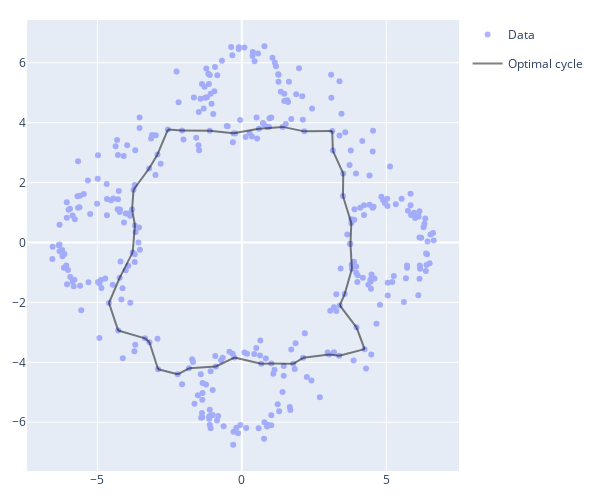

Here is the notebook cell this chart was saved with:
### Markdown cell above
#### Find Representative Cycles
To find representative cycles, we use the factored matrix and the `optimize_cycle` method. This returns a lot of information, including the initial unoptimized cycle and the process used to remove simplifies to optimize the cycle, but I don't show these here since I think they're irrelevant for our project. If interested, check out `vietoris_rips_bounding.ipynb` in Greg's example notebooks.

### Code cell
# cycle to optimize
i = np.argmax(homology['cycle nnz']) # pick the largest cycle the optimize (could pick any what forms an actual cycle, this one's just easy)

# optimization problem
optimal = factored.optimize_cycle(
        birth_simplex                   =   homology["birth simplex"][i], 
        problem_type                    =   "preserve PH basis"
    )
optimal_edges = optimal["chain"]["optimal cycle"]["simplex"].tolist() # bounding box of optimal cycle

# plotting
trace_dta = go.Scatter( # data plot
        x=dta[:, 0],
        y=dta[:, 1],
        mode='markers',
        showlegend=True,
        name='Data',
        opacity=0.5
    )
traces_optimal = [oat.plot.edge__trace2d(edge, dta) for edge in optimal_edges] # optimal cycle plot
for n, trace in enumerate(traces_optimal): # plot optimal cycle
    trace.update(
            showlegend=(n==0),
            legendgroup="opti",
            opacity=0.5,
            name="Optimal cycle",
            line=dict(color="black")
        )
fig = go.Figure(data=[trace_dta]+traces_optimal)
fig.update_layout(
        width=600, 
        height=500,
        margin=dict(l=20, r=20, t=20, b=20)
    )
fig.show()

### Figure 1 — Plotly figure (JSON) as saved in the notebook; plotly's stock layout.template omitted (floating-point values rounded to 4 significant figures; data arrays with more than 128 entries replaced by an {"elided": "..."} marker saying what was removed)
{"data": [{"mode": "markers", "name": "Data", "opacity": 0.5, "showlegend": true, "type": "scatter", "x": {"elided": "357 float values"}, "y": {"elided": "357 float values"}}, {"legendgroup": "opti", "line": {"color": "black"}, "mode": "lines", "name": "Optimal cycle", "opacity": 0.5, "showlegend": true, "type": "scatter", "x": [-4.28, -4.44, -4.6], "y": [-2.94, -2.48, -2.02]}, {"legendgroup": "opti", "line": {"color": "black"}, "mode": "lines", "name": "Optimal cycle", "opacity": 0.5, "showlegend": false, "type": "scatter", "x": [3.13, 2.645, 2.16], "y": [3.72, 3.715, 3.71]}, {"legendgroup": "opti", "line": {"color": "black"}, "mode": "lines", "name": "Optimal cycle", "opacity": 0.5, "showlegend": false, "type": "scatter", "x": [-4.28, -3.815, -3.35], "y": [-2.94, -3.07, -3.2]}, {"legendgroup": "opti", "line": {"color": "black"}, "mode": "lines", "name": "Optimal cycle", "opacity": 0.5, "showlegend": false, "type": "scatter", "x": [-4.23, -4.005, -3.78], "y": [-1.18, -0.755, -0.33]}, {"legendgroup": "opti", "line": {"color": "black"}, "mode": "lines", "name": "Optimal cycle", "opacity": 0.5, "showlegend": false, "type": "scatter", "x": [-2.07, -1.59, -1.11], "y": [3.74, 3.735, 3.73]}, {"legendgroup": "opti", "line": {"color": "black"}, "mode": "lines", "name": "Optimal cycle", "opacity": 0.5, "showlegend": false, "type": "scatter", "x": [-0.26, 0.205, 0.67], "y": [-3.84, -3.945, -4.05]}, {"legendgroup": "opti", "line": {"color": "black"}, "mode": "lines", "name": "Optimal cycle", "opacity": 0.5, "showlegend": false, "type": "scatter", "x": [-3.2, -3.05, -2.9], "y": [-3.33, -3.78, -4.23]}, {"legendgroup": "opti", "line": {"color": "black"}, "mode": "lines", "name": "Optimal cycle", "opacity": 0.5, "showlegend": false, "type": "scatter", "x": [3.5, 3.645, 3.79], "y": [1.55, 1.1, 0.65]}, {"legendgroup": "opti", "line": {"color": "black"}, "mode": "lines", "name": "Optimal cycle", "opacity": 0.5, "showlegend": false, "type": "scatter", "x": [3.97, 3.68, 3.39], "y": [-2.83, -2.465, -2.1]}, {"legendgroup": "opti", "line": {"color": "black"}, "mode": "lines", "name": "Optimal cycle", "opacity": 0.5, "showlegend": false, "type": "scatter", "x": [-1.83, -1.365, -0.9], "y": [-4.2, -4.17, -4.14]}, {"legendgroup": "opti", "line": {"color": "black"}, "mode": "lines", "name": "Optimal cycle", "opacity": 0.5, "showlegend": false, "type": "scatter", "x": [-4.6, -4.415, -4.23], "y": [-2.02, -1.6, -1.18]}, {"legendgroup": "opti", "line": {"color": "black"}, "mode": "lines", "name": "Optimal cycle", "opacity": 0.5, "showlegend": false, "type": "scatter", "x": [3.37, 3.81, 4.25], "y": [-3.78, -3.67, -3.56]}, {"legendgroup": "opti", "line": {"color": "black"}, "mode": "lines", "name": "Optimal cycle", "opacity": 0.5, "showlegend": false, "type": "scatter", "x": [3.02, 2.57, 2.12], "y": [-3.74, -3.795, -3.85]}, {"legendgroup": "opti", "line": {"color": "black"}, "mode": "lines", "name": "Optimal cycle", "opacity": 0.5, "showlegend": false, "type": "scatter", "x": [-2.92, -2.74, -2.56], "y": [2.94, 3.355, 3.77]}, {"legendgroup": "opti", "line": {"color": "black"}, "mode": "lines", "name": "Optimal cycle", "opacity": 0.5, "showlegend": false, "type": "scatter", "x": [-3.7, -3.74, -3.78], "y": [0.57, 0.12, -0.33]}, {"legendgroup": "opti", "line": {"color": "black"}, "mode": "lines", "name": "Optimal cycle", "opacity": 0.5, "showlegend": false, "type": "scatter", "x": [0.59, 0.15, -0.29], "y": [3.8, 3.725, 3.65]}, {"legendgroup": "opti", "line": {"color": "black"}, "mode": "lines", "name": "Optimal cycle", "opacity": 0.5, "showlegend": false, "type": "scatter", "x": [-3.75, -3.48, -3.21], "y": [1.76, 2.115, 2.47]}, {"legendgroup": "opti", "line": {"color": "black"}, "mode": "lines", "name": "Optimal cycle", "opacity": 0.5, "showlegend": false, "type": "scatter", "x": [3.56, 3.685, 3.81], "y": [-1.72, -1.3, -0.88]}, {"legendgroup": "opti", "line": {"color": "black"}, "mode": "lines", "name": "Optimal cycle", "opacity": 0.5, "showlegend": false, "type": "scatter", "x": [3.51, 3.33, 3.15], "y": [2.3, 2.685, 3.07]}, {"legendgroup": "opti", "line": {"color": "black"}, "mode": "lines", "name": "Optimal cycle", "opacity": 0.5, "showlegend": false, "type": "scatter", "x": [3.76, 3.785, 3.81], "y": [-0.05, -0.465, -0.88]}, {"legendgroup": "opti", "line": {"color": "black"}, "mode": "lines", "name": "Optimal cycle", "opacity": 0.5, "showlegend": false, "type": "scatter", "x": [-1.11, -0.7, -0.29], "y": [3.73, 3.69, 3.65]}, {"legendgroup": "opti", "line": {"color": "black"}, "mode": "lines", "name": "Optimal cycle", "opacity": 0.5, "showlegend": false, "type": "scatter", "x": [1.41, 1, 0.59], "y": [3.86, 3.83, 3.8]}, {"legendgroup": "opti", "line": {"color": "black"}, "mode": "lines", "name": "Optimal cycle", "opacity": 0.5, "showlegend": false, "type": "scatter", "x": [4.25, 4.11, 3.97], "y": [-3.56, -3.195, -2.83]}, {"legendgroup": "opti", "line": {"color": "black"}, "mode": "lines", "name": "Optimal cycle", "opacity": 0.5, "showlegend": false, "type": "scatter", "x": [2.16, 1.785, 1.41], "y": [3.71, 3.785, 3.86]}, {"legendgroup": "opti", "line": {"color": "black"}, "mode": "lines", "name": "Optimal cycle", "opacity": 0.5, "showlegend": false, "type": "scatter", "x": [1.78, 1.4, 1.02], "y": [-4.05, -4.045, -4.04]}, {"legendgroup": "opti", "line": {"color": "black"}, "mode": "lines", "name": "Optimal cycle", "opacity": 0.5, "showlegend": false, "type": "scatter", "x": [3.5, 3.505, 3.51], "y": [1.55, 1.925, 2.3]}, {"legendgroup": "opti", "line": {"color": "black"}, "mode": "lines", "name": "Optimal cycle", "opacity": 0.5, "showlegend": false, "type": "scatter", "x": [-0.26, -0.58, -0.9], "y": [-3.84, -3.99, -4.14]}, {"legendgroup": "opti", "line": {"color": "black"}, "mode": "lines", "name": "Optimal cycle", "opacity": 0.5, "showlegend": false, "type": "scatter", "x": [-2.22, -2.56, -2.9], "y": [-4.4, -4.315, -4.23]}, {"legendgroup": "opti", "line": {"color": "black"}, "mode": "lines", "name": "Optimal cycle", "opacity": 0.5, "showlegend": false, "type": "scatter", "x": [3.79, 3.775, 3.76], "y": [0.65, 0.3, -0.05]}, {"legendgroup": "opti", "line": {"color": "black"}, "mode": "lines", "name": "Optimal cycle", "opacity": 0.5, "showlegend": false, "type": "scatter", "x": [-3.75, -3.775, -3.8], "y": [1.76, 1.43, 1.1]}, {"legendgroup": "opti", "line": {"color": "black"}, "mode": "lines", "name": "Optimal cycle", "opacity": 0.5, "showlegend": false, "type": "scatter", "x": [3.13, 3.14, 3.15], "y": [3.72, 3.395, 3.07]}, {"legendgroup": "opti", "line": {"color": "black"}, "mode": "lines", "name": "Optimal cycle", "opacity": 0.5, "showlegend": false, "type": "scatter", "x": [-2.92, -3.065, -3.21], "y": [2.94, 2.705, 2.47]}, {"legendgroup": "opti", "line": {"color": "black"}, "mode": "lines", "name": "Optimal cycle", "opacity": 0.5, "showlegend": false, "type": "scatter", "x": [-3.7, -3.75, -3.8], "y": [0.57, 0.835, 1.1]}, {"legendgroup": "opti", "line": {"color": "black"}, "mode": "lines", "name": "Optimal cycle", "opacity": 0.5, "showlegend": false, "type": "scatter", "x": [-2.07, -2.315, -2.56], "y": [3.74, 3.755, 3.77]}, {"legendgroup": "opti", "line": {"color": "black"}, "mode": "lines", "name": "Optimal cycle", "opacity": 0.5, "showlegend": false, "type": "scatter", "x": [-2.22, -2.025, -1.83], "y": [-4.4, -4.3, -4.2]}, {"legendgroup": "opti", "line": {"color": "black"}, "mode": "lines", "name": "Optimal cycle", "opacity": 0.5, "showlegend": false, "type": "scatter", "x": [3.56, 3.475, 3.39], "y": [-1.72, -1.91, -2.1]}, {"legendgroup": "opti", "line": {"color": "black"}, "mode": "lines", "name": "Optimal cycle", "opacity": 0.5, "showlegend": false, "type": "scatter", "x": [1.78, 1.95, 2.12], "y": [-4.05, -3.95, -3.85]}, {"legendgroup": "opti", "line": {"color": "black"}, "mode": "lines", "name": "Optimal cycle", "opacity": 0.5, "showlegend": false, "type": "scatter", "x": [3.37, 3.195, 3.02], "y": [-3.78, -3.76, -3.74]}, {"legendgroup": "opti", "line": {"color": "black"}, "mode": "lines", "name": "Optimal cycle", "opacity": 0.5, "showlegend": false, "type": "scatter", "x": [0.67, 0.845, 1.02], "y": [-4.05, -4.045, -4.04]}, {"legendgroup": "opti", "line": {"color": "black"}, "mode": "lines", "name": "Optimal cycle", "opacity": 0.5, "showlegend": false, "type": "scatter", "x": [-3.35, -3.275, -3.2], "y": [-3.2, -3.265, -3.33]}], "layout": {"height": 500, "margin": {"b": 20, "l": 20, "r": 20, "t": 20}, "width": 600}}
